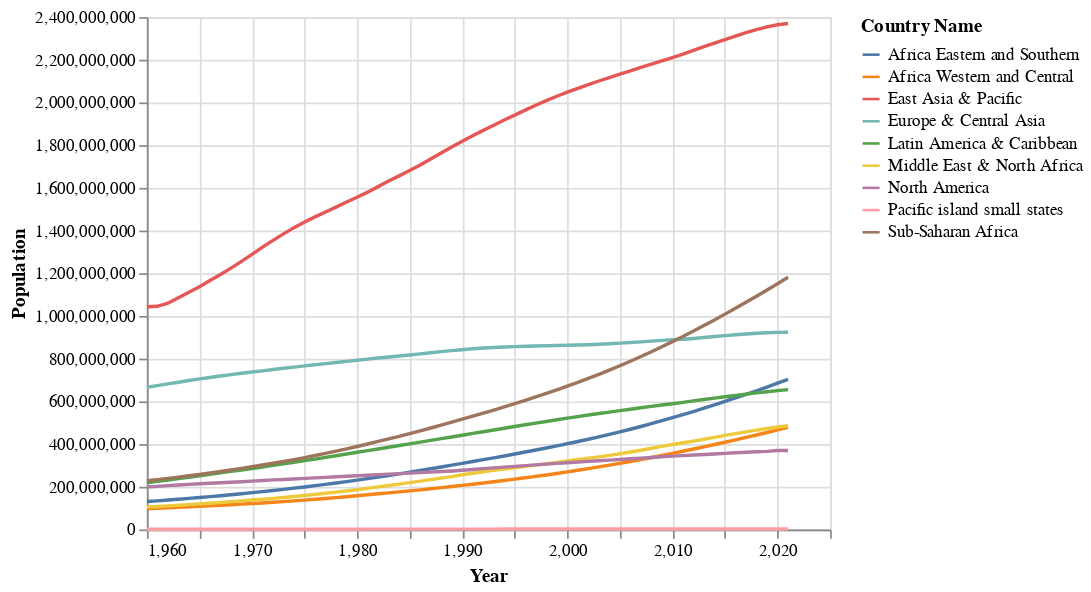

Here is the notebook cell this chart was saved with:
### Markdown cell above
Draw the chart again.

### Code cell
chart = alt.Chart(df).mark_line().encode(
    x = 'Year:Q',
    y = 'Population:Q',
    color = 'Country Name:N'
)
chart

### Figure 1 — Vega-Lite specification as saved in the notebook (floating-point values rounded to 4 significant figures; data arrays with more than 128 entries replaced by an {"elided": "..."} marker saying what was removed)
{"config": {"view": {"continuousWidth": 400, "continuousHeight": 300}}, "data": {"name": "data-5c9027dd576e448d67029ec216ed52a6"}, "mark": "line", "encoding": {"color": {"field": "Country Name", "type": "nominal"}, "x": {"field": "Year", "type": "quantitative"}, "y": {"field": "Population", "type": "quantitative"}}, "$schema": "https://vega.github.io/schema/vega-lite/v4.17.0.json", "datasets": {"data-5c9027dd576e448d67029ec216ed52a6": {"elided": "558 records"}}}
